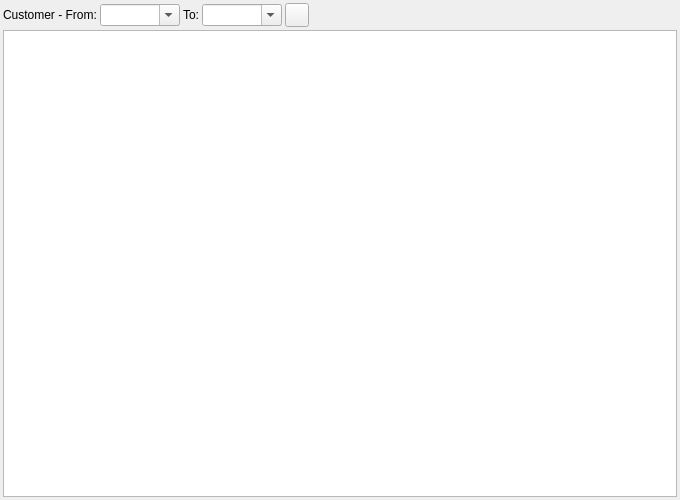
<?xml version="1.0" encoding="UTF-8"?>
<ui version="4.0">
 <class>ACC_InvoiceAgedReportWidget</class>
 <widget class="QWidget" name="ACC_InvoiceAgedReportWidget">
  <property name="geometry">
   <rect>
    <x>0</x>
    <y>0</y>
    <width>680</width>
    <height>500</height>
   </rect>
  </property>
  <property name="windowTitle">
   <string>Dialog</string>
  </property>
  <layout class="QGridLayout" name="gridLayout_2">
   <property name="leftMargin">
    <number>3</number>
   </property>
   <property name="topMargin">
    <number>3</number>
   </property>
   <property name="rightMargin">
    <number>3</number>
   </property>
   <property name="bottomMargin">
    <number>3</number>
   </property>
   <property name="spacing">
    <number>3</number>
   </property>
   <item row="0" column="0">
    <layout class="QHBoxLayout" name="horizontalLayout_2">
     <item>
      <widget class="QLabel" name="lblCustomerFrom">
       <property name="text">
        <string>Customer - From:</string>
       </property>
      </widget>
     </item>
     <item>
      <widget class="QComboBox" name="cbFromCustSupp">
       <property name="minimumSize">
        <size>
         <width>80</width>
         <height>0</height>
        </size>
       </property>
       <property name="editable">
        <bool>true</bool>
       </property>
       <property name="maxVisibleItems">
        <number>15</number>
       </property>
      </widget>
     </item>
     <item>
      <widget class="QLabel" name="label_4">
       <property name="text">
        <string>To:</string>
       </property>
      </widget>
     </item>
     <item>
      <widget class="QComboBox" name="cbToCustSupp">
       <property name="minimumSize">
        <size>
         <width>80</width>
         <height>0</height>
        </size>
       </property>
       <property name="editable">
        <bool>true</bool>
       </property>
       <property name="maxVisibleItems">
        <number>15</number>
       </property>
      </widget>
     </item>
     <item>
      <widget class="QToolButton" name="pbRefresh">
       <property name="minimumSize">
        <size>
         <width>24</width>
         <height>24</height>
        </size>
       </property>
       <property name="maximumSize">
        <size>
         <width>24</width>
         <height>24</height>
        </size>
       </property>
       <property name="toolTip">
        <string>Refresh trial balance</string>
       </property>
       <property name="text">
        <string/>
       </property>
       <property name="icon">
        <iconset resource="../../../db/src/gui/db.qrc">
         <normaloff>:/images/icons/arrow_refresh.png</normaloff>:/images/icons/arrow_refresh.png</iconset>
       </property>
      </widget>
     </item>
     <item>
      <spacer name="horizontalSpacer_2">
       <property name="orientation">
        <enum>Qt::Horizontal</enum>
       </property>
       <property name="sizeHint" stdset="0">
        <size>
         <width>40</width>
         <height>20</height>
        </size>
       </property>
      </spacer>
     </item>
    </layout>
   </item>
   <item row="1" column="0">
    <widget class="RB_TextEdit" name="te"/>
   </item>
  </layout>
 </widget>
 <customwidgets>
  <customwidget>
   <class>RB_TextEdit</class>
   <extends>QTextEdit</extends>
   <header location="global">rb_textedit.h</header>
  </customwidget>
 </customwidgets>
 <resources>
  <include location="../../../db/src/gui/db.qrc"/>
 </resources>
 <connections/>
</ui>
